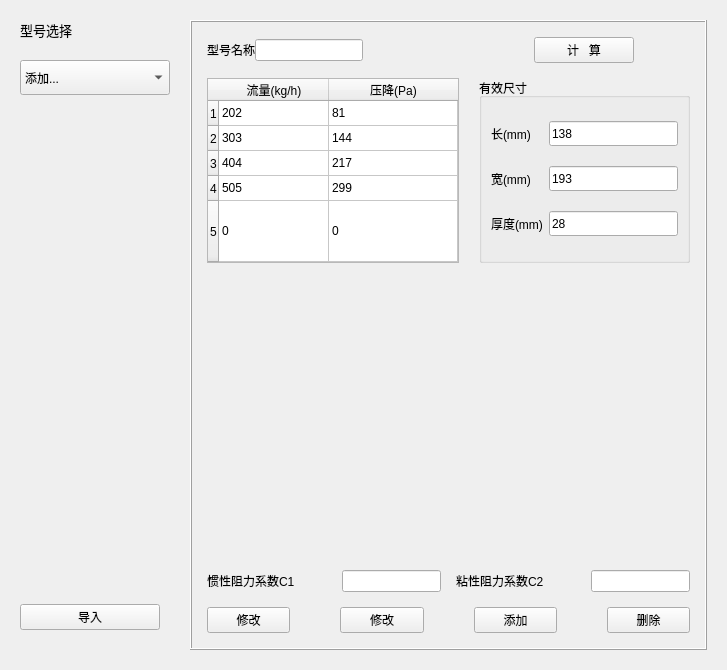
<?xml version="1.0" encoding="UTF-8"?>
<ui version="4.0">
 <class>porous_model_form</class>
 <widget class="QWidget" name="porous_model_form">
  <property name="geometry">
   <rect>
    <x>0</x>
    <y>0</y>
    <width>727</width>
    <height>670</height>
   </rect>
  </property>
  <property name="sizePolicy">
   <sizepolicy hsizetype="Minimum" vsizetype="Minimum">
    <horstretch>0</horstretch>
    <verstretch>0</verstretch>
   </sizepolicy>
  </property>
  <property name="minimumSize">
   <size>
    <width>200</width>
    <height>125</height>
   </size>
  </property>
  <property name="maximumSize">
   <size>
    <width>768</width>
    <height>683</height>
   </size>
  </property>
  <property name="windowTitle">
   <string>型号选择</string>
  </property>
  <layout class="QGridLayout" name="gridLayout_2">
   <property name="leftMargin">
    <number>20</number>
   </property>
   <property name="topMargin">
    <number>20</number>
   </property>
   <property name="rightMargin">
    <number>20</number>
   </property>
   <property name="bottomMargin">
    <number>20</number>
   </property>
   <property name="spacing">
    <number>20</number>
   </property>
   <item row="0" column="0">
    <widget class="QLabel" name="model_label">
     <property name="font">
      <font>
       <family>Microsoft YaHei UI</family>
       <pointsize>10</pointsize>
      </font>
     </property>
     <property name="text">
      <string>型号选择</string>
     </property>
    </widget>
   </item>
   <item row="1" column="0">
    <widget class="QComboBox" name="model_combox">
     <property name="minimumSize">
      <size>
       <width>150</width>
       <height>35</height>
      </size>
     </property>
     <property name="maximumSize">
      <size>
       <width>160</width>
       <height>35</height>
      </size>
     </property>
     <item>
      <property name="text">
       <string>添加...</string>
      </property>
     </item>
    </widget>
   </item>
   <item row="2" column="0">
    <spacer name="stretch_spacer">
     <property name="orientation">
      <enum>Qt::Vertical</enum>
     </property>
     <property name="sizeHint" stdset="0">
      <size>
       <width>68</width>
       <height>460</height>
      </size>
     </property>
    </spacer>
   </item>
   <item row="0" column="1" rowspan="5">
    <widget class="QFrame" name="operate_frame">
     <property name="frameShape">
      <enum>QFrame::Box</enum>
     </property>
     <property name="frameShadow">
      <enum>QFrame::Raised</enum>
     </property>
     <layout class="QGridLayout" name="gridLayout_3">
      <property name="leftMargin">
       <number>15</number>
      </property>
      <property name="topMargin">
       <number>15</number>
      </property>
      <property name="rightMargin">
       <number>15</number>
      </property>
      <property name="bottomMargin">
       <number>15</number>
      </property>
      <property name="horizontalSpacing">
       <number>20</number>
      </property>
      <property name="verticalSpacing">
       <number>15</number>
      </property>
      <item row="3" column="0" colspan="2">
       <layout class="QHBoxLayout" name="horizontalLayout">
        <property name="spacing">
         <number>15</number>
        </property>
        <item>
         <widget class="QLabel" name="c1_label">
          <property name="minimumSize">
           <size>
            <width>120</width>
            <height>0</height>
           </size>
          </property>
          <property name="text">
           <string>惯性阻力系数C1</string>
          </property>
         </widget>
        </item>
        <item>
         <widget class="QLineEdit" name="c1_edit"/>
        </item>
        <item>
         <widget class="QLabel" name="c2_label">
          <property name="minimumSize">
           <size>
            <width>120</width>
            <height>0</height>
           </size>
          </property>
          <property name="text">
           <string>粘性阻力系数C2</string>
          </property>
         </widget>
        </item>
        <item>
         <widget class="QLineEdit" name="c2_edit"/>
        </item>
       </layout>
      </item>
      <item row="0" column="0">
       <layout class="QHBoxLayout" name="horizontalLayout_3">
        <item>
         <widget class="QLabel" name="model_name_label">
          <property name="text">
           <string>型号名称</string>
          </property>
         </widget>
        </item>
        <item>
         <widget class="QLineEdit" name="model_name_edit"/>
        </item>
        <item>
         <spacer name="horizontalSpacer">
          <property name="orientation">
           <enum>Qt::Horizontal</enum>
          </property>
          <property name="sizeHint" stdset="0">
           <size>
            <width>40</width>
            <height>20</height>
           </size>
          </property>
         </spacer>
        </item>
       </layout>
      </item>
      <item row="4" column="0" colspan="2">
       <layout class="QHBoxLayout" name="horizontalLayout_2">
        <property name="spacing">
         <number>50</number>
        </property>
        <item>
         <widget class="QPushButton" name="modify_btn">
          <property name="sizePolicy">
           <sizepolicy hsizetype="Minimum" vsizetype="Preferred">
            <horstretch>0</horstretch>
            <verstretch>0</verstretch>
           </sizepolicy>
          </property>
          <property name="maximumSize">
           <size>
            <width>120</width>
            <height>16777215</height>
           </size>
          </property>
          <property name="text">
           <string>修改</string>
          </property>
         </widget>
        </item>
        <item>
         <widget class="QPushButton" name="modify_ui_btn">
          <property name="maximumSize">
           <size>
            <width>120</width>
            <height>16777215</height>
           </size>
          </property>
          <property name="text">
           <string>修改</string>
          </property>
         </widget>
        </item>
        <item>
         <widget class="QPushButton" name="add_btn">
          <property name="sizePolicy">
           <sizepolicy hsizetype="Minimum" vsizetype="Preferred">
            <horstretch>0</horstretch>
            <verstretch>0</verstretch>
           </sizepolicy>
          </property>
          <property name="maximumSize">
           <size>
            <width>120</width>
            <height>16777215</height>
           </size>
          </property>
          <property name="text">
           <string>添加</string>
          </property>
         </widget>
        </item>
        <item>
         <widget class="QPushButton" name="del_btn">
          <property name="sizePolicy">
           <sizepolicy hsizetype="Minimum" vsizetype="Preferred">
            <horstretch>0</horstretch>
            <verstretch>0</verstretch>
           </sizepolicy>
          </property>
          <property name="maximumSize">
           <size>
            <width>120</width>
            <height>16777215</height>
           </size>
          </property>
          <property name="text">
           <string>删除</string>
          </property>
         </widget>
        </item>
       </layout>
      </item>
      <item row="1" column="0">
       <widget class="QTableWidget" name="QP_table">
        <property name="minimumSize">
         <size>
          <width>250</width>
          <height>185</height>
         </size>
        </property>
        <property name="maximumSize">
         <size>
          <width>280</width>
          <height>16777215</height>
         </size>
        </property>
        <property name="contextMenuPolicy">
         <enum>Qt::CustomContextMenu</enum>
        </property>
        <property name="autoScrollMargin">
         <number>16</number>
        </property>
        <property name="gridStyle">
         <enum>Qt::SolidLine</enum>
        </property>
        <property name="rowCount">
         <number>5</number>
        </property>
        <attribute name="horizontalHeaderDefaultSectionSize">
         <number>110</number>
        </attribute>
        <attribute name="horizontalHeaderMinimumSectionSize">
         <number>30</number>
        </attribute>
        <attribute name="horizontalHeaderStretchLastSection">
         <bool>true</bool>
        </attribute>
        <attribute name="verticalHeaderDefaultSectionSize">
         <number>25</number>
        </attribute>
        <attribute name="verticalHeaderMinimumSectionSize">
         <number>25</number>
        </attribute>
        <attribute name="verticalHeaderStretchLastSection">
         <bool>true</bool>
        </attribute>
        <row/>
        <row/>
        <row/>
        <row/>
        <row/>
        <column>
         <property name="text">
          <string>流量(kg/h)</string>
         </property>
        </column>
        <column>
         <property name="text">
          <string>压降(Pa)</string>
         </property>
        </column>
        <item row="0" column="0">
         <property name="text">
          <string>202</string>
         </property>
        </item>
        <item row="0" column="1">
         <property name="text">
          <string>81</string>
         </property>
        </item>
        <item row="1" column="0">
         <property name="text">
          <string>303</string>
         </property>
        </item>
        <item row="1" column="1">
         <property name="text">
          <string>144</string>
         </property>
        </item>
        <item row="2" column="0">
         <property name="text">
          <string>404</string>
         </property>
        </item>
        <item row="2" column="1">
         <property name="text">
          <string>217</string>
         </property>
        </item>
        <item row="3" column="0">
         <property name="text">
          <string>505</string>
         </property>
        </item>
        <item row="3" column="1">
         <property name="text">
          <string>299</string>
         </property>
        </item>
        <item row="4" column="0">
         <property name="text">
          <string>0</string>
         </property>
        </item>
        <item row="4" column="1">
         <property name="text">
          <string>0</string>
         </property>
        </item>
       </widget>
      </item>
      <item row="0" column="1">
       <layout class="QHBoxLayout" name="horizontalLayout_4">
        <property name="spacing">
         <number>0</number>
        </property>
        <property name="leftMargin">
         <number>20</number>
        </property>
        <property name="rightMargin">
         <number>20</number>
        </property>
        <item>
         <widget class="QPushButton" name="cal_btn">
          <property name="maximumSize">
           <size>
            <width>100</width>
            <height>30</height>
           </size>
          </property>
          <property name="text">
           <string>计   算</string>
          </property>
         </widget>
        </item>
       </layout>
      </item>
      <item row="1" column="1">
       <widget class="QGroupBox" name="effective_dimension_box">
        <property name="maximumSize">
         <size>
          <width>220</width>
          <height>16777215</height>
         </size>
        </property>
        <property name="title">
         <string>有效尺寸</string>
        </property>
        <layout class="QGridLayout" name="gridLayout">
         <item row="1" column="0">
          <widget class="QLabel" name="width_label">
           <property name="text">
            <string>宽(mm)</string>
           </property>
          </widget>
         </item>
         <item row="0" column="0">
          <widget class="QLabel" name="lenth_label">
           <property name="text">
            <string>长(mm)</string>
           </property>
          </widget>
         </item>
         <item row="2" column="1">
          <widget class="QLineEdit" name="height_edit">
           <property name="minimumSize">
            <size>
             <width>60</width>
             <height>25</height>
            </size>
           </property>
           <property name="text">
            <string>28</string>
           </property>
          </widget>
         </item>
         <item row="2" column="0">
          <widget class="QLabel" name="height_label">
           <property name="text">
            <string>厚度(mm)</string>
           </property>
          </widget>
         </item>
         <item row="0" column="1">
          <widget class="QLineEdit" name="length_edit">
           <property name="minimumSize">
            <size>
             <width>60</width>
             <height>25</height>
            </size>
           </property>
           <property name="text">
            <string>138</string>
           </property>
          </widget>
         </item>
         <item row="1" column="1">
          <widget class="QLineEdit" name="width_edit">
           <property name="minimumSize">
            <size>
             <width>60</width>
             <height>25</height>
            </size>
           </property>
           <property name="text">
            <string>193</string>
           </property>
          </widget>
         </item>
        </layout>
       </widget>
      </item>
      <item row="2" column="0" colspan="2">
       <widget class="MatplotlibWidget" name="plot_frame">
        <property name="minimumSize">
         <size>
          <width>420</width>
          <height>280</height>
         </size>
        </property>
        <property name="frameShape">
         <enum>QFrame::NoFrame</enum>
        </property>
        <property name="frameShadow">
         <enum>QFrame::Plain</enum>
        </property>
       </widget>
      </item>
     </layout>
    </widget>
   </item>
   <item row="3" column="0">
    <widget class="QPushButton" name="load_btn">
     <property name="maximumSize">
      <size>
       <width>140</width>
       <height>16777215</height>
      </size>
     </property>
     <property name="text">
      <string>导入</string>
     </property>
    </widget>
   </item>
  </layout>
 </widget>
 <customwidgets>
  <customwidget>
   <class>MatplotlibWidget</class>
   <extends>QFrame</extends>
   <header>MatplotlibWidget</header>
   <container>1</container>
  </customwidget>
 </customwidgets>
 <resources/>
 <connections>
  <connection>
   <sender>add_btn</sender>
   <signal>clicked()</signal>
   <receiver>modify_ui_btn</receiver>
   <slot>hide()</slot>
   <hints>
    <hint type="sourcelabel">
     <x>479</x>
     <y>617</y>
    </hint>
    <hint type="destinationlabel">
     <x>360</x>
     <y>617</y>
    </hint>
   </hints>
  </connection>
 </connections>
</ui>
